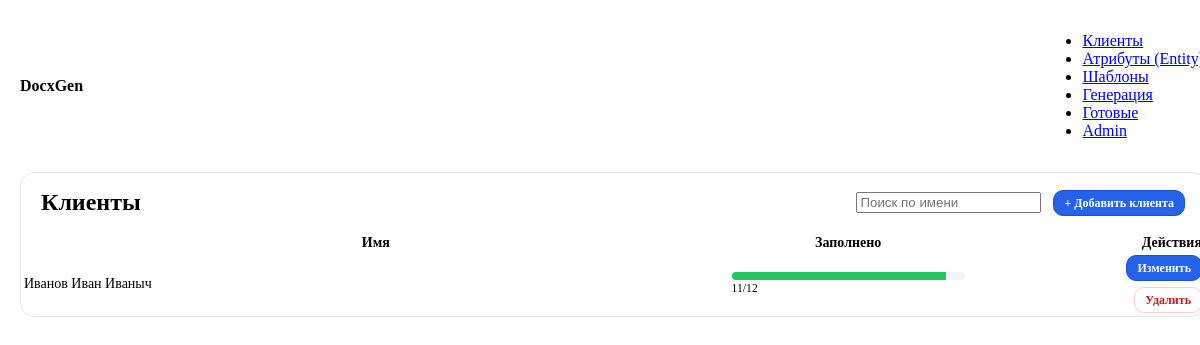
/clients/, run on the app's committed database.
### core/models.py (models this page shows, shortened)
class Client(models.Model):
    name = models.CharField(max_length=255, verbose_name=_("Название/Клиент"))
    notes = models.TextField(blank=True, default="", verbose_name=_("Заметки"))
    attributes = models.JSONField(default=dict, blank=True, verbose_name=_("Атрибуты"))
    class Meta:
        verbose_name = _("Клиент")
        verbose_name_plural = _("Клиенты")
        ordering = ["name"]

### core/views.py (the view)
# urls.py: path("clients/", views.client_list, name="client_list"),
def client_list(request):
    total_entities = Entity.objects.count()
    return render(request, "client_list.html", {
        "clients": Client.objects.all().order_by("name"),
        "total_entities": total_entities,
    })

### core/templates/client_list.html (shortened to what this page needs)
{% extends 'base.html' %}
{% block content %}
<article class="card card--full">
  <header style="display:flex;justify-content:space-between;align-items:center;gap:1rem;padding:1rem 1.25rem;">
    <h2 style="margin:0">Клиенты</h2>
    <div class="toolbar" style="margin-left:auto">
      <input id="clientSearch" type="search" placeholder="Поиск по имени" />
      <a href="/clients/create/" class="btn btn-primary btn-sm">+ Добавить клиента</a>
    </div>
  </header>
  <div class="table-wrapper">
    <table class="table-fixed table-clients">
      <colgroup>
        <col class="c-name">
        <col class="c-count">
        <col class="c-actions">
      </colgroup>
      <thead>
        <tr>
          <th>Имя</th>
          <th>Заполнено</th>
          <th class="actions-col">Действия</th>
        </tr>
      </thead>
      <tbody id="clientTable">
        {% for c in clients %}
        {% with filled=c.attributes|length total=total_entities %}
        {% widthratio filled total 100 as pct %}
        <tr data-name="{{ c.name|lower }}">
          <td class="wrap"><div class="clamp-2" title="{{ c.name }}">{{ c.name }}</div></td>
          <td>
            <div class="progress" title="{{ filled }}/{{ total }}">
              <div style="width: {{ pct }}%"></div>
            </div>
            <small class="muted">{{ filled }}/{{ total }}</small>
          </td>
          <td class="actions-col">
            <div class="action-stack">
              <a href="/clients/{{ c.id }}/edit/" class="btn btn-primary btn-sm">Изменить</a>
              <a href="/clients/{{ c.id }}/delete/" class="btn btn-outline btn-danger btn-sm">Удалить</a>
            </div>
          </td>
        </tr>
        {% endwith %}
        {% empty %}
        <tr><td colspan="3">Пока нет клиентов</td></tr>
        {% endfor %}
      </tbody>
    </table>
  </div>
</article>
{% endblock %}

### core/templates/base.html (style rules this page uses)
.card { width:100%;padding:1.25rem;border:1px solid #e5e7eb;border-radius:14px;background:#fff;overflow:hidden }
.card--full { padding:0 }
.table-wrapper { width:100%;overflow-x:auto }
.table-fixed { table-layout:fixed;width:100% }
.table-clients { font-size:14px }
.table-clients col.c-name { width:60% }
.table-clients col.c-count { width:20% }
.table-clients col.c-actions { width:20% }
table td, table th { vertical-align:middle }
.wrap { overflow-wrap:anywhere;word-break:break-word }
.clamp-2 { display:-webkit-box;-webkit-line-clamp:2;-webkit-box-orient:vertical;overflow:hidden }
.actions-col { text-align:right }
.action-stack { display:flex;flex-direction:column;align-items:flex-end;gap:6px }
.btn { display:inline-flex;align-items:center;justify-content:center;gap:6px;padding:6px 10px;border-radius:10px;border:1px solid transparent;text-decoration:none;font-weight:600;transition:all .15s }
.btn-sm { font-size:12px;line-height:1 }
.btn-primary { background:#2563eb;color:#fff;border-color:#1d4ed8 }
.btn-outline { background:transparent;border-color:#e5e7eb;color:#374151 }
.btn-danger { color:#b91c1c;border-color:#fecaca }
.toolbar { display:flex;gap:12px;align-items:center;flex-wrap:wrap }
.progress { height:8px;background:#f1f5f9;border-radius:999px;overflow:hidden }
.progress>div { height:100%;background:#22c55e }

### data on the page
Client: name "Иванов Иван Иваныч", {{ pct }} 92 (drawn), c "11", total "12"
